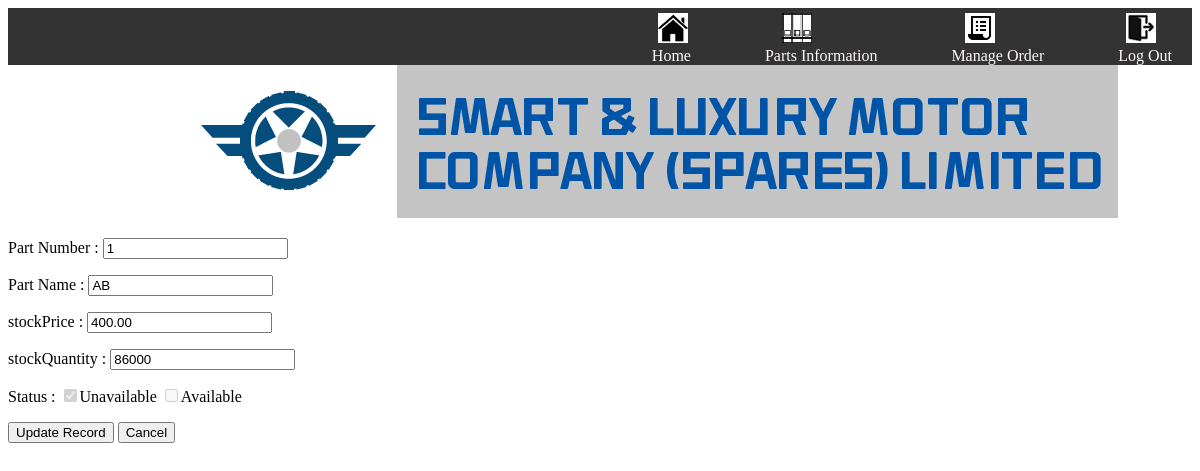
The page /updateRecord.php?partNumber=1 on the database its author committed.
### tables this page shows
CREATE TABLE `part` (
  `partNumber` int(11) NOT NULL,
  `email` varchar(100) NOT NULL,
  `partName` varchar(100) NOT NULL,
  `stockQuantity` int(11) NOT NULL,
  `stockPrice` decimal(10,2) NOT NULL,
  `stockStatus` int(1) NOT NULL
);

### updateRecord.php (the view, shortened to what this page needs)
<!DOCTYPE html>
<html lang="en">
<head>
    <link rel="stylesheet" href="Style.css" />
</head>
<body>
<div class="menu">
    <nav class="navbar">
        <ul class="right-menu">
            <li><a href="HomePage.php" target="content"><img src="picture/HomePage.png" alt=""><br> Home</a></li>
            <li><a href="PartsInformation.php" target="content"><img src="picture/folder-128.png" alt=""><br> Parts Information</a></li>
            <li><a href="ManageOrder.php" target="content"><img src="picture/order-128.png" alt=""> <br>Manage Order</a></li>
            <li><a href="javascript://" onclick="self.parent.location='Login.php'" target=""><img src="picture/LogOut.jpg" alt=""> <br>Log Out</a></li>
        </ul>
    </nav>
</div>
<a href="HomePage.php"><img src="picture/CompanyName.png" alt=""></a>
<?php
$partNumber = $_GET['partNumber'];
    $conn = mysqli_connect("127.0.0.1", "root", "", "projectdb")
    or die(mysqli_connect_error());
    $sql = "SELECT * FROM part WHERE partNumber = '$partNumber';";
    $rs = mysqli_query($conn, $sql)
    or die(mysqli_error($conn));
    $rc = mysqli_fetch_assoc($rs);
    $s = $rc['stockStatus'];
    if($s==0){
        $check0 = "checked";
        $check1 = "";
    }
    else {
        $check0 = "checked";
        $check1 = "";
    }
?>
<form name="form1" method="post" action="">
    <p>
        <label for="partNumber">Part Number : </label>
        <input name="partNumber" type="text" value="<?php echo $rc['partNumber']?>" readonly>
    </p>
    <p>
        <label for="partName">Part Name : </label>
        <input name="partName" type="text" value="<?php echo $rc['partName']?>" readonly>
    </p>
    <p>
        <label for="stockPrice">stockPrice : </label>
        <input name="stockPrice" type="text" value="<?php echo $rc['stockPrice']?>">
    </p>
    <p>
        <label for="stockQuantity">stockQuantity : </label>
        <input name="stockQuantity" type="text" value="<?php echo $rc['stockQuantity']?>">
    </p>
    <p>
        <label for="status">Status :</label>
        <label><input type="checkbox" name="status"value=0 <?php echo $check0 ?> disabled>Unavailable</label>
        <label><input type="checkbox" name="status" value=1 <?php echo $check1 ?> disabled>Available</label>
    </p>
    <input type="submit" value="Update Record" name="update_btn">
    <input type="button" value="Cancel" onclick="window.location.href='PartsInformation.php';" />
    <br>
</form>
</body>
</html>

### Style.css (style rules this page uses)
.menu { margin: 0; padding: 0; background-color: #333333; }
.menu::after { content: ""; display: table; clear: both; }
nav { float: right; margin-right: 20px; }
nav ul { margin: 0; padding: 0; list-style: none; }
nav li { display: inline-block; margin-left: 70px; padding-top: 5px; }
nav a { color: snow; text-align: center; text-decoration: none; }
body { background-image: url(picture/bg.png); background-size: cover; }
img { margin-left: 20%; }
@media only screen and (max-width:1200px) { img { margin-left: 15%; } }

### rows shown on the page
part: partNumber "1", partName "AB", stockPrice "400.00", stockQuantity "86000"
